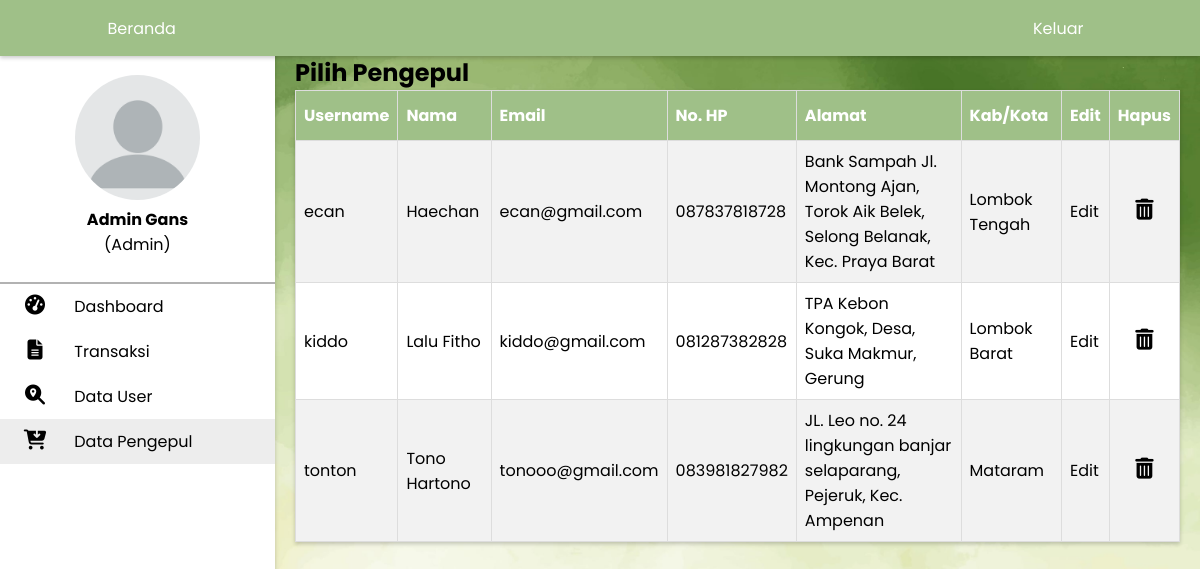
Screenshot of /admin/pengepul.php (signed in) with the database file from the repository.
### tables this page shows
CREATE TABLE `pengepul` (
  `username` varchar(20) NOT NULL,
  `nama` varchar(30) NOT NULL,
  `email` varchar(20) NOT NULL,
  `password` varchar(15) NOT NULL,
  `alamat` varchar(100) NOT NULL,
  `no_hp` varchar(15) NOT NULL,
  `kab_kota` enum('Lombok Barat','Lombok Tengah','Lombok Timur','Mataram') NOT NULL,
  `foto` varchar(100) NOT NULL
);

### functions.php (called while the page is built, shortened)
<?php
    $username = $_SESSION["username"];
    ?>

### admin/pengepul.php (the view, shortened to what this page needs)
<?php
    include '../functions.php';
    $result = mysqli_query($conn, "SELECT*from admin where username='$username'");
    $result2 = mysqli_query($conn, "SELECT*from pengepul");
?>
<!DOCTYPE html>
<html lang="en">
<head>
    <link rel="stylesheet" href="../css/setilee.css">
</head>
<body style="background-image: url('../img/jojo.jpg'); background-size: 100%;">
       <nav>
       <ul>
       <br><br><br>
       <?php
       if (mysqli_num_rows($result) > 0) {
                while ($row = mysqli_fetch_assoc($result)) {
        ?>
        <div class="profil">
        <center>
            <?php
                if($row['foto'] != ""){
            ?>
        <img class="foto-profil" src="../img/pp/<?php echo $row['foto']; ?>">
        <?php }else{?>
            <img class="foto-profil" src="../img/pp/blank.png">
            <?php } ?>
        <br>
       <p><b><?php echo $row['nama']?></b></p>
    <p>(Admin)</p>
    </center><br></div>
       <?php
                }
            }
       ?>
       <li><a href="dashboard.php">
       <i class="fas fa-tachometer-alt"></i>
           <span class="nav-item">Dashboard</span>
       </a></li>
       <li><a href="transaksi.php">
       <i class="fas fa-file-alt"></i>
           <span class="nav-item">Transaksi</span>
       </a></li>
       <li><a href="user.php">
       <i class="fas fa-search-location"></i>
           <span class="nav-item">Data User</span>
       </a></li>
       <li class="active"><a href="pengepul.php">
       <i class="fas fa-cart-arrow-down"></i>
           <span class="nav-item">Data Pengepul</span>
       </a></li>
       </ul>
       </nav>
       <div class="container">
        <section class="main">
        <h2>Pilih Pengepul</h2>
        <table style="width: 100%;" id="pul">
        <tr>
            <th>Username</th> <th>Nama</th> <th>Email</th> <th>No. HP</th> <th>Alamat</th> <th>Kab/Kota</th> <th>Edit</th> <th>Hapus</th>
        </tr>
        <?php  if (mysqli_num_rows($result2) > 0) {
        while($row = mysqli_fetch_array($result2)) {
            echo "<tr>";
            echo "<td>".$row['username']."</td>";
            echo "<td>".$row['nama']."</td>";
            echo "<td>".$row['email']."</td>";
            echo "<td>".$row['no_hp']."</td>";
            echo "<td>".$row['alamat']."</td>";
            echo "<td>".$row['kab_kota']."</td>";
            echo "<td><a class='pilih' href='edit_pengepul.php?user=$row[username]'>Edit</a></td>";
            echo "<td style='text-align: center;'><form id='delete' action='' name='delete' method='POST'><button
                    style='font-size: 21px;' class='delete fas fa-trash-alt' type='submit' name='delete' value='".$row['username']."'>
                </button></form></td>";
            echo "</tr>";
        }}
        ?>
        </table>
    </section>
    </div>
    <div class="mainn">
    <div class="topnav">
        <a href="index.php" style="margin-left: 8%;">Beranda</a>
        <a class="split" href="../logout.php" style="margin-right: 8%;">Keluar</a>
    </div><br>
</div>
</body>
</html>

### css/setilee.css (style rules this page uses)
* { margin: 0; padding: 0; outline: none; border: none; text-decoration: none; box-sizing: border-box; font-family: "poppins"; }
body { background: rgb(226, 226, 226); }
nav { position: fixed; top: 30px; bottom: 0; height: 800px; left: 0; width: 275px; background: #ffffff; box-shadow: 0 2px 4px 0 rgba(0, 0, 0, .2); }
.profil { border-bottom: 2px solid rgba(40, 40, 40, 0.358); }
.foto-profil { margin-top: -30px; border-radius: 50%; height: 125px; width: 125px; }
nav .fas { position: relative; width: 70px; font-size: 20px; text-align: center; }
.nav-item { position: relative; margin-left: 10x; }
li { padding-bottom: 10px; padding-top: 10px; }
li.active { background-color: rgb(237, 237, 237); }
.container { margin-top: 35px; margin-left: 275px; }
.main { position: relative; padding: 20px; }
a { text-decoration: none; color: black; }
.mainn { margin-top: 60px; }
.topnav { background-color: #9FC088; overflow: hidden; position: fixed; top: 0; width: 100%; box-shadow: 0 2px 4px 0 rgba(0, 0, 0, .2); }
.topnav a { display: block; margin-left: 0.1cm; margin-right: 0.1cm; margin-top: 0.2cm; margin-bottom: 0.2cm; float: left; color: #ffffff; text-align: center; padding: 8px 8px; text-decoration: none; width: 2.42cm; }
.topnav a.split { float: right; }
#pul { box-shadow: 0 2px 4px 0 rgba(0, 0, 0, .2); font-family: Arial, Helvetica, sans-serif; border-collapse: collapse; }
#pul td, #pul th { border: 1px solid #ddd; padding: 8px; }
#pul tr:nth-child(even) { background-color: #f2f2f2; }
#pul tr:nth-child(odd) { background-color: white; }
#pul th { padding-top: 12px; padding-bottom: 12px; text-align: left; background-color: #9FC088; color: white; }
.delete { color: black; cursor: pointer; background-color: rgba(221, 221, 221, 0); transition: 0.20s; }

### rows the page displays
pengepul: username "ecan", nama "Haechan", email "ecan@gmail.com", no_hp "087837818728", alamat "Bank Sampah Jl. Montong Ajan, Torok Aik Belek, Selong Belanak, Kec. Praya Barat", kab_kota "Lombok Tengah"
pengepul: username "kiddo", nama "Lalu Fitho", email "kiddo@gmail.com", no_hp "081287382828", alamat "TPA Kebon Kongok, Desa, Suka Makmur, Gerung", kab_kota "Lombok Barat"
pengepul: username "tonton", nama "Tono Hartono", email "tonooo@gmail.com", no_hp "083981827982", alamat "JL. Leo no. 24 lingkungan banjar selaparang, Pejeruk, Kec. Ampenan", kab_kota "Mataram"

### other values shown
$row['nama'] "Admin Gans"
